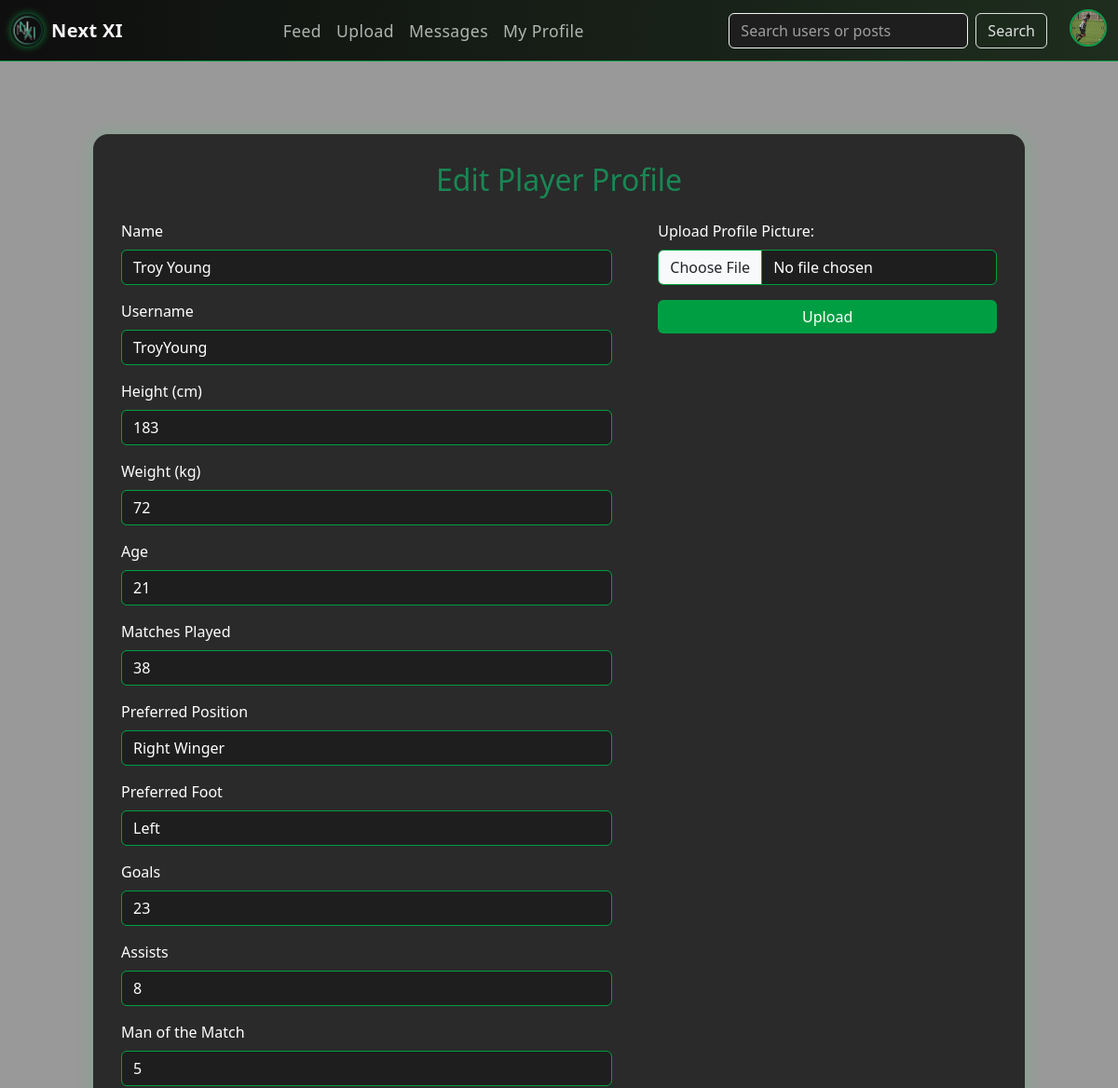
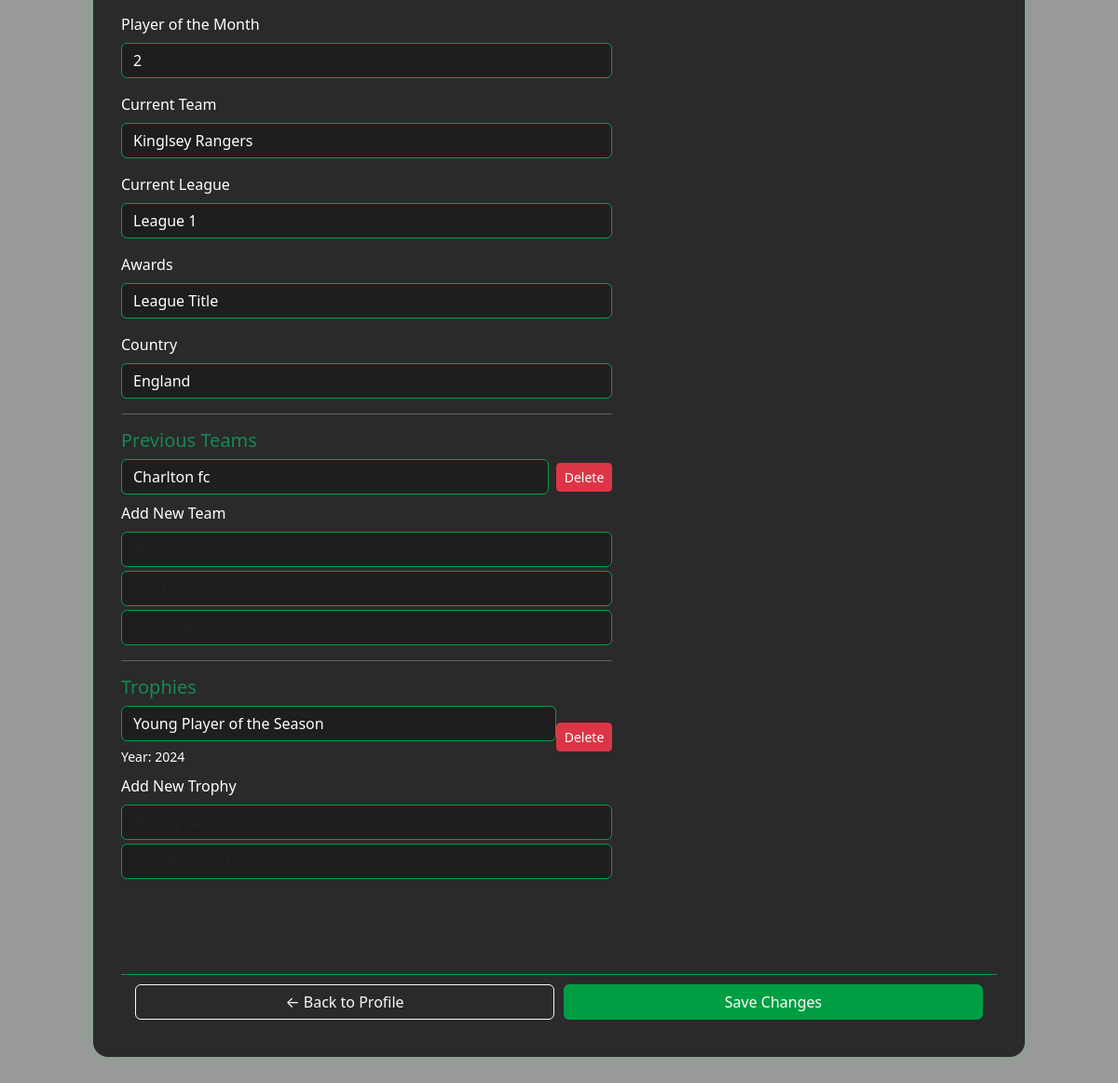
/edit_profile.php (signed in), run on the app's committed database (2 pictures, top to bottom).
### tables this page shows
CREATE TABLE `users` (
  `id` int(11) NOT NULL,
  `username` varchar(50) NOT NULL,
  `name` varchar(100) NOT NULL,
  `email` varchar(50) NOT NULL,
  `password` varchar(255) NOT NULL,
  `created_at` timestamp NOT NULL DEFAULT current_timestamp() ON UPDATE current_timestamp(),
  `user_type` varchar(20) NOT NULL DEFAULT 'player',
  `profile_pic` varchar(255) NOT NULL,
  `banner_pic` varchar(255) NOT NULL
);

CREATE TABLE `players` (
  `id` int(11) NOT NULL,
  `user_id` int(11) NOT NULL,
  `profile_pic` varchar(255) NOT NULL,
  `height` int(11) NOT NULL,
  `weight` int(11) NOT NULL,
  `age` int(11) NOT NULL,
  `preferred_position` varchar(50) NOT NULL,
  `preferred_foot` varchar(10) NOT NULL,
  `current_team` varchar(100) NOT NULL,
  `goals` int(11) NOT NULL,
  `assists` int(11) NOT NULL,
  `motm` int(11) NOT NULL,
  `potm` int(11) NOT NULL,
  `awards` text NOT NULL,
  `country` varchar(100) NOT NULL,
  `current_league` varchar(100) NOT NULL,
  `appearances` int(255) NOT NULL DEFAULT 0
);

CREATE TABLE `previous_teams` (
  `id` int(11) NOT NULL,
  `user_id` int(11) NOT NULL,
  `team_name` varchar(100) NOT NULL,
  `start_year` int(11) NOT NULL,
  `end_year` int(11) NOT NULL
);

CREATE TABLE `trophies` (
  `id` int(11) NOT NULL,
  `user_id` int(11) NOT NULL,
  `trophy_name` varchar(100) NOT NULL,
  `year_awarded` int(11) NOT NULL
);

### edit_profile.php (the view, shortened to what this page needs)
<?php
$user_id = $_SESSION['user_id'];
$conn = new mysqli("localhost", "root", "", "projectx_db");
$userSql = "SELECT username, name, user_type FROM users WHERE id = '$user_id'";
$userResult = $conn->query($userSql);
$userRow = $userResult->fetch_assoc();
$username = $userRow['username'];
$name = $userRow['name'];
$userType = $userRow['user_type'];
$playerSql = "SELECT * FROM players where user_id='$user_id' ";
$playerResult = $conn->query($playerSql);
$playerData = $playerResult->fetch_assoc();
$prevTeamsSql = "SELECT * FROM previous_teams WHERE user_id = '$user_id'
                          ORDER BY start_year DESC";
$prevTeamsResult = $conn->query($prevTeamsSql);
$trophiesSql = "SELECT * FROM trophies WHERE user_id = '$user_id'
                ORDER BY year_awarded DESC";
$trophiesResult = $conn->query($trophiesSql);
?>
<!DOCTYPE html>
<html>
<head>
  <link href="https://cdn.jsdelivr.net/npm/bootstrap@5.3.3/dist/css/bootstrap.min.css" rel="stylesheet">
  <link rel="stylesheet" href="https://cdn.jsdelivr.net/npm/bootstrap-icons@1.10.5/font/bootstrap-icons.css">
  <link rel="stylesheet" href="/ProjectX/css/navbar.css">
</head>
<body>
  <div class="main-content-wrapper">
    <?php
    include 'navbar.php'; ?>
    <div class="scroll-container d-flex flex-column mt-5">
      <div class="text-center mb-3">
        <h2 class="text-success">Edit Player Profile</h2>
      </div>
      <div class="row flex-grow-1 gx-5 overflow-auto" style="min-height: 0;">
        <div class="col-md-7">
          <?php if ($userType === 'player' && $playerData): ?>
            <form id="editForm" action="edit_profile.php" method="POST" class="d-flex flex-column h-100">
              <div class="form-scroll">
                <div class="mb-3">
                  <label class="form-label">Name</label>
                  <input type="text" name="name" value="<?= htmlspecialchars($name) ?>" class="form-control">
                </div>
                <div class="mb-3">
                  <label class="form-label">Username</label>
                  <input type="text" name="username" value="<?= htmlspecialchars($username) ?>" class="form-control">
                </div>
                <div class="mb-3">
                  <label class="form-label">Height (cm)</label>
                  <input type="number" name="height" value="<?= htmlspecialchars($playerData['height']) ?>"
                    class="form-control">
                </div>
                <div class="mb-3">
                  <label class="form-label">Weight (kg)</label>
                  <input type="number" name="weight" value="<?= htmlspecialchars($playerData['weight']) ?>"
                    class="form-control">
                </div>
                <div class="mb-3">
                  <label class="form-label">Age</label>
                  <input type="number" name="age" value="<?= htmlspecialchars($playerData['age']) ?>"
                    class="form-control">
                </div>
                <div class="mb-3">
                  <label class="form-label">Matches Played</label>
                  <input type="number" name="appearances" value="<?= htmlspecialchars($playerData['appearances']) ?>"
                    class="form-control">
                </div>
                <div class="mb-3">
                  <label class="form-label">Preferred Position</label>
                  <select name="preferred_position" class="form-control">
                    <?php
                    $positions = ["Striker", "Center Forward", "Left Winger", "Right Winger", "Attacking Midfielder", "Central Midfielder", "Defensive Midfielder", "Left Back", "Left Wing Back", "Center Back", "Right Back", "Right Wing Back", "Goalkeeper"];
                    foreach ($positions as $pos) {
                      $selected = ($playerData['preferred_position'] == $pos) ? 'selected' : '';
                      echo "<option value=\"$pos\" $selected>$pos</option>";
                    }
                    ?>
                  </select>
                </div>
                <div class="mb-3">
                  <label class="form-label">Preferred Foot</label>
                  <select name="preferred_foot" class="form-control">
                    <?php
                    $feet = ["Right", "Left", "Both"];
                    foreach ($feet as $foot) {
                      $selected = ($playerData['preferred_foot'] == $foot) ? 'selected' : '';
                      echo "<option value=\"$foot\" $selected>$foot</option>";
                    }
                    ?>
                  </select>
                </div>
                <?php
                $fields = [
                  'goals' => 'Goals',
                  'assists' => 'Assists',
                  'motm' => 'Man of the Match',
                  'potm' => 'Player of the Month',
                  'current_team' => 'Current Team',
                  'current_league' => 'Current League',
                  'awards' => 'Awards',
                  'country' => 'Country'
                ];
                foreach ($fields as $key => $label):
                  ?>
                  <div class="mb-3">
                    <label class="form-label"><?= $label ?></label>
                    <input type="<?= is_numeric($playerData[$key]) ? 'number' : 'text'; ?>" name="<?= $key ?>"
                      value="<?= htmlspecialchars($playerData[$key]) ?>" class="form-control">
                  </div>
                <?php endforeach; ?>
                <hr>
                <h5 class="text-success">Previous Teams</h5>
                <?php if ($prevTeamsResult && $prevTeamsResult->num_rows > 0): ?>
                  <?php while ($team = $prevTeamsResult->fetch_assoc()): ?>
                    <div class="mb-2 d-flex align-items-center">
                      <input type="text" name="prev_teams_existing[]" class="form-control me-2"
                        value="<?= htmlspecialchars($team['team_name']) ?>" readonly>
                      <a href="delete_team.php?team_id=<?= $team['id'] ?>" onclick="return confirm('Delete this team?');"
                        class="btn btn-sm btn-danger">Delete</a>
                    </div>
                  <?php endwhile; ?>
                <?php else: ?>
                  <small class="text-muted">No teams added yet.</small>
                <?php endif; ?>
                <div class="mb-3">
                  <label class="form-label">Add New Team</label>
                  <input type="text" name="new_team_name" class="form-control mb-1" placeholder="Team Name">
                  <input type="number" name="new_team_start" class="form-control mb-1" placeholder="Start Year">
                  <input type="number" name="new_team_end" class="form-control" placeholder="End Year">
                </div>
                <hr>
                <h5 class="text-success">Trophies</h5>
                <?php if ($trophiesResult && $trophiesResult->num_rows > 0): ?>
                  <?php while ($trophy = $trophiesResult->fetch_assoc()): ?>
                    <div class="mb-2 d-flex align-items-center">
                      <div class="flex-grow-1">
                        <input type="text" class="form-control mb-1" value="<?= htmlspecialchars($trophy['trophy_name']) ?>"
                          readonly>
                        <small>Year: <?= $trophy['year_awarded'] ?></small>
                      </div>
                      <form action="delete_trophy.php" method="POST" class="ms-2"
                        onsubmit="return confirm('Delete this trophy?');">
                        <button type="submit" class="btn btn-sm btn-danger">Delete</button>
                      </form>
                    </div>
                  <?php endwhile; ?>
                <?php else: ?>
                  <small class="text-muted">No trophies added yet.</small>
                <?php endif; ?>
                <div class="mb-3">
                  <label class="form-label">Add New Trophy</label>
                  <input type="text" name="new_trophy_name" class="form-control mb-1" placeholder="Trophy Name">
                  <input type="number" name="new_trophy_year" class="form-control" placeholder="Year Awarded">
                </div>
              </div>
            <?php else: ?>
              <p>No data found.</p>
            <?php endif; ?>
        </div>
        <div class="col-md-5 d-flex flex-column justify-content-start">
          <form action="upload_profile_pic.php" method="POST" enctype="multipart/form-data">
            <label class="form-label">Upload Profile Picture:</label>
            <input type="file" name="profile_pic" accept="image/*" class="form-control" onchange="previewImage(event)">
            <button type="submit" name="submit" class="btn btn-success mt-3 w-100">Upload</button>
          </form>
        </div>
      </div>
      <div class="action-bar">
        <a href="profile.php?user_id=<?= $user_id ?>" class="btn btn-outline-light w-50">← Back to Profile</a>
        <button form="editForm" type="submit" name="update_profile" class="btn btn-success w-50">Save
          Changes</button>
      </div>
    </div>
  </div>
</body>
</html>

### navbar.php (shortened to what this page needs)
<?php
$loggedUserId = isset($_SESSION['user_id']) ? (int) $_SESSION['user_id'] : 0;
$loggedIn = isset($_SESSION['user_id']);
?>
<?php if ($loggedIn) {
  $loggedInPic = 'uploads/profile_pics/Footballer_shooting_b&w.jpg';
  $query = $conn->query("SELECT profile_pic FROM users WHERE id = $loggedUserId");
  if ($query && $query->num_rows > 0) {
    $profilePicData = $query->fetch_assoc();
    if (!empty($profilePicData['profile_pic'])) {
      $loggedInPic = $profilePicData['profile_pic'];
    }
  }
} ?>
<nav class="navbar fixed-top navbar-expand-lg navbar-dark bg-black">
  <div class="container-fluid">
    <a class="navbar-brand d-flex align-items-center" href="feed.php">
      <img src="\ProjectX\uploads\Logo\Next XI Logo.png" alt="Logo" width="35" height="35" class="me-2">
      Next XI
    </a>
    <div class="collapse navbar-collapse" id="navbarSupportedContent">
      <ul class="navbar-nav mx-auto mb-2 mb-lg-0">
        <?php if ($loggedIn): ?>
          <li class="nav-item">
            <a class="nav-link <?php echo ($currentPage === 'feed') ? 'active' : ''; ?>" href="feed.php">Feed</a>
          </li>
          <li class="nav-item">
            <a class="nav-link <?php echo ($currentPage === 'upload') ? 'active' : ''; ?>" href="upload.php">Upload</a>
          </li>
          <li class="nav-item">
            <a class="nav-link <?php echo ($currentPage === 'inbox') ? 'active' : ''; ?>" href="inbox.php">Messages</a>
          </li>
          <li class="nav-item">
            <a class="nav-link <?php echo ($currentPage === 'profile') ? 'active' : ''; ?>"
              href="profile.php?user_id=<?php echo $loggedUserId; ?>">My Profile</a>
          </li>
        <?php endif; ?>
      </ul>
      <div class="d-flex align-items-center">
        <form class="d-flex me-4 mb-0" role="search" action="search.php" method="GET">
          <input class="form-control me-2" type="search" name="q" placeholder="Search users or posts"
            aria-label="Search">
          <button class="btn btn-outline-light" type="submit">Search</button>
        </form>
        <?php if ($loggedIn): ?>
          <div class="nav-item dropdown">
            <a class="nav-link dropdown-toggle d-flex align-items-center" href="#" role="button" data-bs-toggle="dropdown"
              aria-expanded="false">
              <img src="<?php echo $loggedInPic; ?>" alt="Profile" width="40" height="40" class="rounded-circle"
                style="border: 2px solid #009e42;">
            </a>
          </div>
        <?php endif; ?>
      </div>
    </div>
  </div>
</nav>

### css/navbar.css (style rules this page uses)
.navbar .form-control { background-color: #111; color: #fff; border: 1px solid #fff; }
.navbar { padding-top: 0.6rem; padding-bottom: 0.6rem; font-size: 1.1rem; font-weight: 500; letter-spacing: 0.4px; border-bottom: 1px solid rgba(0, 255, 100, 0.6); }
.navbar .navbar-brand { font-size: 1.25rem; font-weight: 600; }
.navbar-brand img { box-shadow: 0 0 8px rgba(0, 255, 100, 0.5); border-radius: 50%; }
.navbar.bg-black { background: linear-gradient(90deg, #000 0%, #121 100%); opacity: 90%; }
.navbar .nav-link { position: relative; padding-bottom: 6px; color: rgba(255, 255, 255, 0.7); transition: color 0.3s ease; }
.navbar .nav-link::after { content: ""; position: absolute; bottom: 0; left: 12%; width: 80%; height: 3px; background-color: rgba(0, 255, 100, 0.5); border-radius: 10px; transform: scaleX(0); transform-origin: bottom left; transition: transform 0.3s ease; }
.navbar .form-control::placeholder { color: rgba(255, 255, 255, 0.6); }
.navbar .btn-outline-light { border-color: rgba(255, 255, 255, 0.9); color: rgba(255, 255, 255, 0.9); }

### edit_profile.php (style rules this page uses)
body { background-image: url('/ProjectX/uploads/people-soccer-stadium.jpg'); background-size: cover; background-repeat: no-repeat; background-attachment: fixed; background-position: center; color: white; margin: 0; padding: 0; height: 100vh; overflow: hidden; }
.main-content-wrapper { position: relative; z-index: 2; height: 100vh; display: flex; justify-content: center; align-items: center; }
.scroll-container { width: 90%; max-width: 1000px; height: 90vh; background-color: rgba(30, 30, 30, 0.9); border-radius: 16px; box-shadow: 0 0 20px rgba(0, 255, 100, 0.15); padding: 30px; display: flex; flex-direction: column; overflow: hidden; }
.row.flex-grow-1 { height: 100%; overflow: hidden; flex-grow: 1; overflow-y: auto; }
.col-md-7 { overflow-y: auto; max-height: 100%; padding-right: 15px; }
.form-control { background-color: #1e1e1e; color: white; border: 1px solid #009e42; }
.btn-success { background-color: #009e42; border: none; }
.action-bar { position: sticky; bottom: 0; width: 100%; padding: 10px 15px; z-index: 10; display: flex; justify-content: space-between; gap: 10px; border-top: 1px solid #009e42; }
.form-scroll { overflow-y: auto; flex-grow: 1; padding-right: 10px; padding-bottom: 100px; }

### data on the page
users: profile_pic (picture), name "Troy Young", username "TroyYoung"
players: height "183", weight "72", age "21", appearances "38", goals "23", assists "8", motm "5", potm "2", current_team "Kinglsey Rangers", current_league "League 1", awards "League Title", country "England"
previous_teams: team_name "Charlton fc"
trophies: trophy_name "Young Player of the Season", year_awarded "2024"

### other printed values
$label "Goals"
$label "Assists"
$label "Man of the Match"
$label "Player of the Month"
$label "Current Team"
$label "Current League"
$label "Awards"
$label "Country"
form field preferred_position "Right Winger"
form field preferred_foot "Left"
